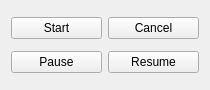
<?xml version="1.0" encoding="UTF-8"?>
<ui version="4.0">
 <class>Widget</class>
 <widget class="QWidget" name="Widget">
  <property name="geometry">
   <rect>
    <x>0</x>
    <y>0</y>
    <width>210</width>
    <height>90</height>
   </rect>
  </property>
  <property name="windowTitle">
   <string>Widget</string>
  </property>
  <layout class="QVBoxLayout" name="verticalLayout">
   <item>
    <layout class="QHBoxLayout" name="horizontalLayout">
     <item>
      <widget class="QPushButton" name="start_pushButton">
       <property name="text">
        <string>Start</string>
       </property>
      </widget>
     </item>
     <item>
      <widget class="QPushButton" name="cancel_pushButton">
       <property name="text">
        <string>Cancel</string>
       </property>
      </widget>
     </item>
    </layout>
   </item>
   <item>
    <layout class="QHBoxLayout" name="horizontalLayout_2">
     <item>
      <widget class="QPushButton" name="pause_pushButton">
       <property name="text">
        <string>Pause</string>
       </property>
      </widget>
     </item>
     <item>
      <widget class="QPushButton" name="resume_pushButton">
       <property name="text">
        <string>Resume</string>
       </property>
      </widget>
     </item>
    </layout>
   </item>
  </layout>
 </widget>
 <resources/>
 <connections/>
</ui>
